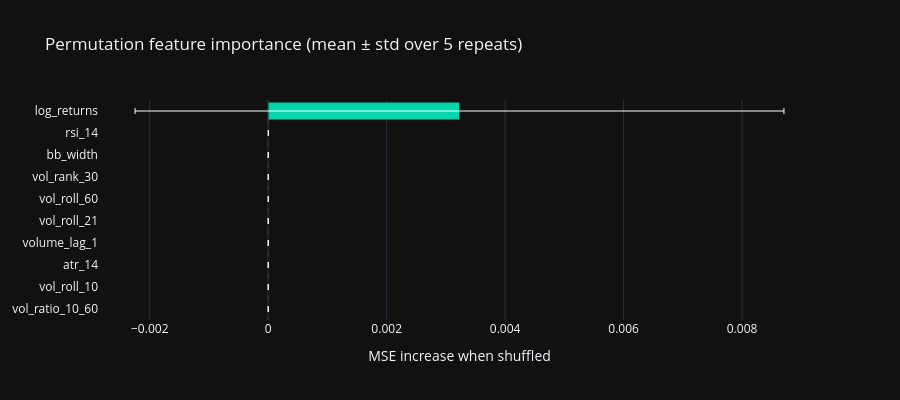

This figure's notebook cell:
### Code cell
fig = go.Figure(go.Bar(
    y=imp_df.index[::-1],
    x=imp_df['MSE increase'].values[::-1],
    error_x=dict(
        type='data',
        array=imp_df['Std across repeats'].values[::-1],
        visible=True, color='white', thickness=1, width=3,
    ),
    orientation='h',
    marker_color='#00d4aa',
))
fig.update_layout(
    template='plotly_dark',
    title=f'Permutation feature importance (mean ± std over {N_REPEATS} repeats)',
    xaxis_title='MSE increase when shuffled',
    height=400,
)
fig.show()

# Dynamic interpretation based on actual importance ranking
vol_features = {'vol_roll_10', 'vol_roll_21', 'vol_roll_60'}
top_3 = set(imp_df.index[:3])
vol_dominated = len(top_3 & vol_features) >= 2

if vol_dominated:
    feat_interp = (
        "Volatility features dominate the importance ranking. The LSTM is "
        "largely replicating what GARCH already captures through its variance "
        "recursion, which explains why additional model capacity did not "
        "translate into better forecasts."
    )
else:
    non_vol_top = [f for f in imp_df.index[:3] if f not in vol_features]
    feat_interp = (
        f"Non-volatility features ({', '.join(non_vol_top)}) rank among the "
        f"top three. The LSTM found signal GARCH has no access to, even if "
        f"that signal was not sufficient to win overall."
    )

display(Markdown(feat_interp))

### Figure 1 — Plotly figure (JSON) as saved in the notebook; plotly's stock layout.template omitted (floating-point values rounded to 4 significant figures)
{"data": [{"error_x": {"array": [6.595e-08, 6.088e-08, 8.337e-08, 2.454e-07, 5.812e-08, 7.213e-08, 3.701e-08, 1.908e-07, 6.938e-07, 0.005478], "color": "white", "thickness": 1, "type": "data", "visible": true, "width": 3}, "marker": {"color": "#00d4aa"}, "orientation": "h", "type": "bar", "x": [-1.172e-07, -1.041e-07, -6.713e-08, -1.154e-08, 3.62e-08, 7.023e-08, 1.502e-07, 2.85e-07, 1.629e-06, 0.00323], "y": ["vol_ratio_10_60", "vol_roll_10", "atr_14", "volume_lag_1", "vol_roll_21", "vol_roll_60", "vol_rank_30", "bb_width", "rsi_14", "log_returns"]}], "layout": {"height": 400, "title": {"text": "Permutation feature importance (mean ± std over 5 repeats)"}, "xaxis": {"title": {"text": "MSE increase when shuffled"}}}}
